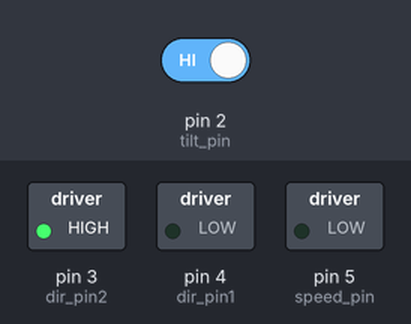
A sketch run on a simulated Arduino Uno, built with avr-gcc and run on an emulated ATmega328P. Parts: switched loads named in the sketch (green lamp = pin HIGH). Inputs (shaded band) come from the test bench; at power-on: pin 2 (tilt_pin) HIGH.

Above: at 1.2 s.
1.3 s: pin 2 (tilt_pin) driven LOW
At 2.2 s:
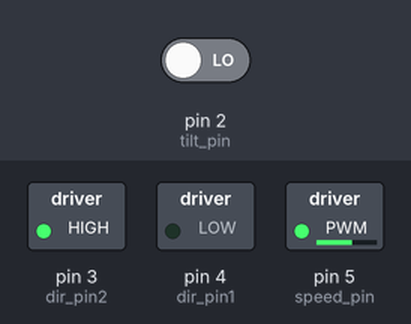
2.8 s: pin 2 (tilt_pin) driven HIGH
At 3.4 s:
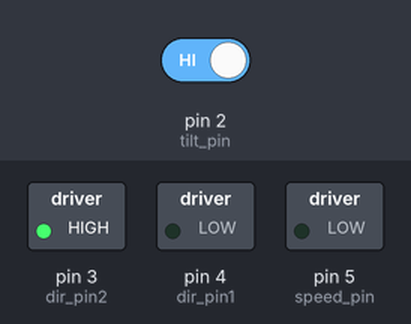
Timing chart, 0 to 5.8 s (numbered marks = the images above; inputs shaded):
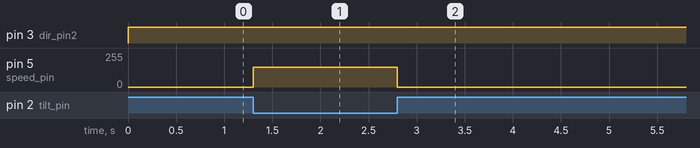

Measured:
- after the input at 1.3 s, pin 5 (speed_pin): 0/255 → 150/255 at once
- after the input at 2.8 s, pin 5 (speed_pin): 150/255 → 0/255 at once

The sketch:

Tutorial_38_Tilt_Switch_and_DC_Motor.ino
```cpp
// Tilt Switch & DC Motor

// DC motor
int speed_pin = 5;
int dir_pin1 = 4;
int dir_pin2 = 3;
int motor_speed = 150;

// tilt switch
int tilt_pin = 2;
int tilt_val;

void setup() {
  // put your setup code here, to run once:

  // tilt switch
  pinMode(tilt_pin, INPUT);
  digitalWrite(tilt_pin, HIGH); // pull up btn

  // DC motor
  pinMode(speed_pin, OUTPUT);
  pinMode(dir_pin1, OUTPUT);
  pinMode(dir_pin2, OUTPUT);

  Serial.begin(9600);
}

void loop() {
  // put your main code here, to run repeatedly:

  // set direction -> CW
  digitalWrite(dir_pin1, LOW);
  digitalWrite(dir_pin2, HIGH);

  // set motor speed
  analogWrite(speed_pin, motor_speed);

  tilt_val = digitalRead(tilt_pin);

  //turning on and off DC Motor
  if(tilt_val == 1) { // tilt switch on the side
    // turn off motor
    motor_speed = 0;
  }
  else{
    motor_speed = 150;
  }

}
```
